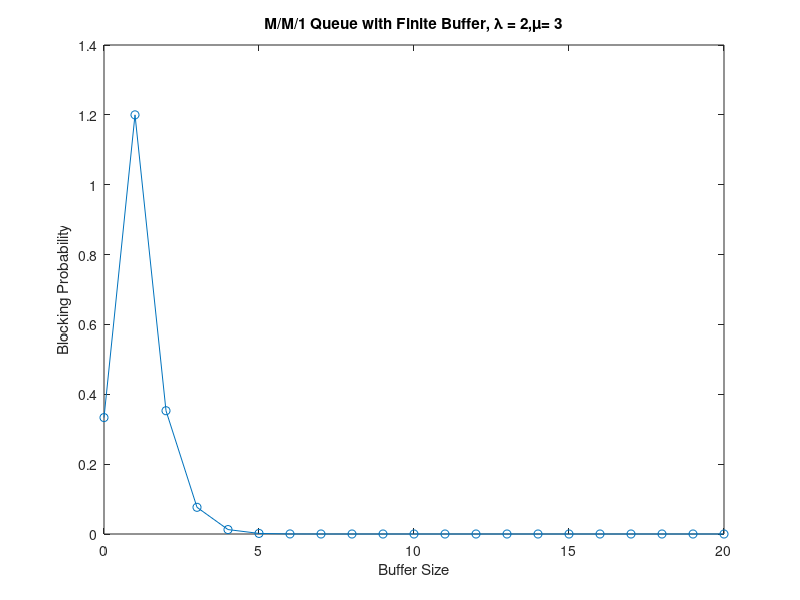

This figure's MATLAB source:
% To generate a M/M/1 Queue having infinite buffer space with parameters (, ) and plot 
% the average delay per packet vs /

clear;
clc;
close all;

lambda = 2; % arrival rate
mu = 3; % service rate
buffer_sizes = 0:20; % vary buffer size from 0 to 20
blocking_probabilities = zeros(size(buffer_sizes)); % preallocate for efficiency
for i = 1:length(buffer_sizes)
 buffer_size = buffer_sizes(i);
if buffer_size == 0
 blocking_probabilities(i) = 1 - lambda/mu; % no buffer
else
 rho = lambda/mu;
 p0 = 1 - rho;
 summation = 0;
for j = 0:buffer_size
 summation = summation + (rho^j)/factorial(j);
end
 blocking_probabilities(i) = (rho^buffer_size)/(factorial(buffer_size)*p0*summation); % compute blocking probability
end
end
plot(buffer_sizes, blocking_probabilities, 'o-'); % plot blocking probability vs. buffer size
xlabel('Buffer Size');
ylabel('Blocking Probability');
title(['M/M/1 Queue with Finite Buffer, \lambda = ', num2str(lambda), ',\mu= ', num2str(mu)]);
